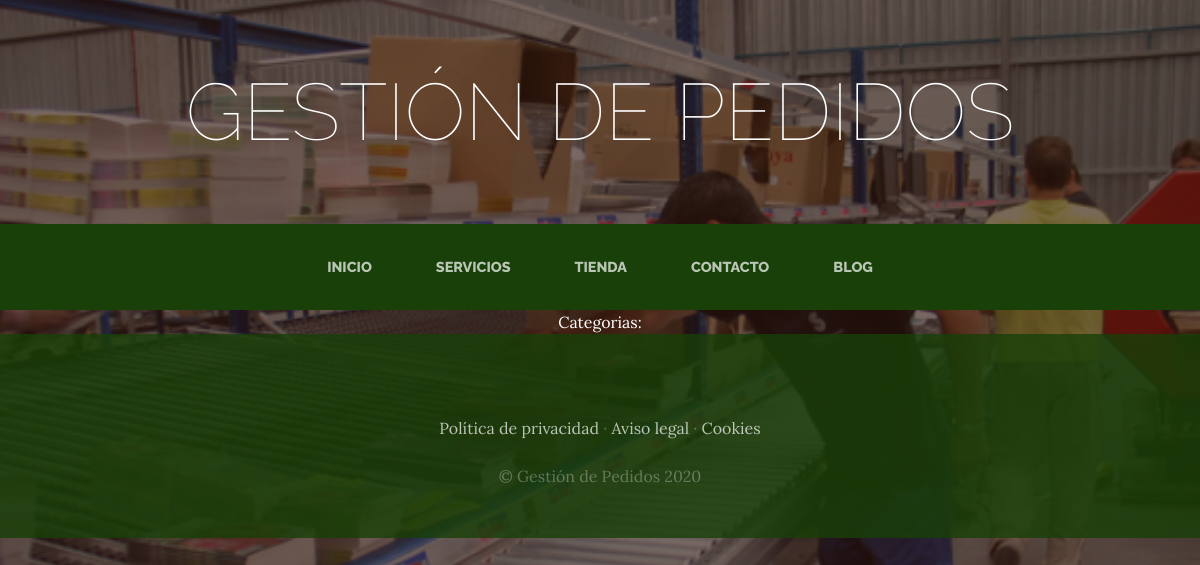
The page /blog on the database as committed earlier.
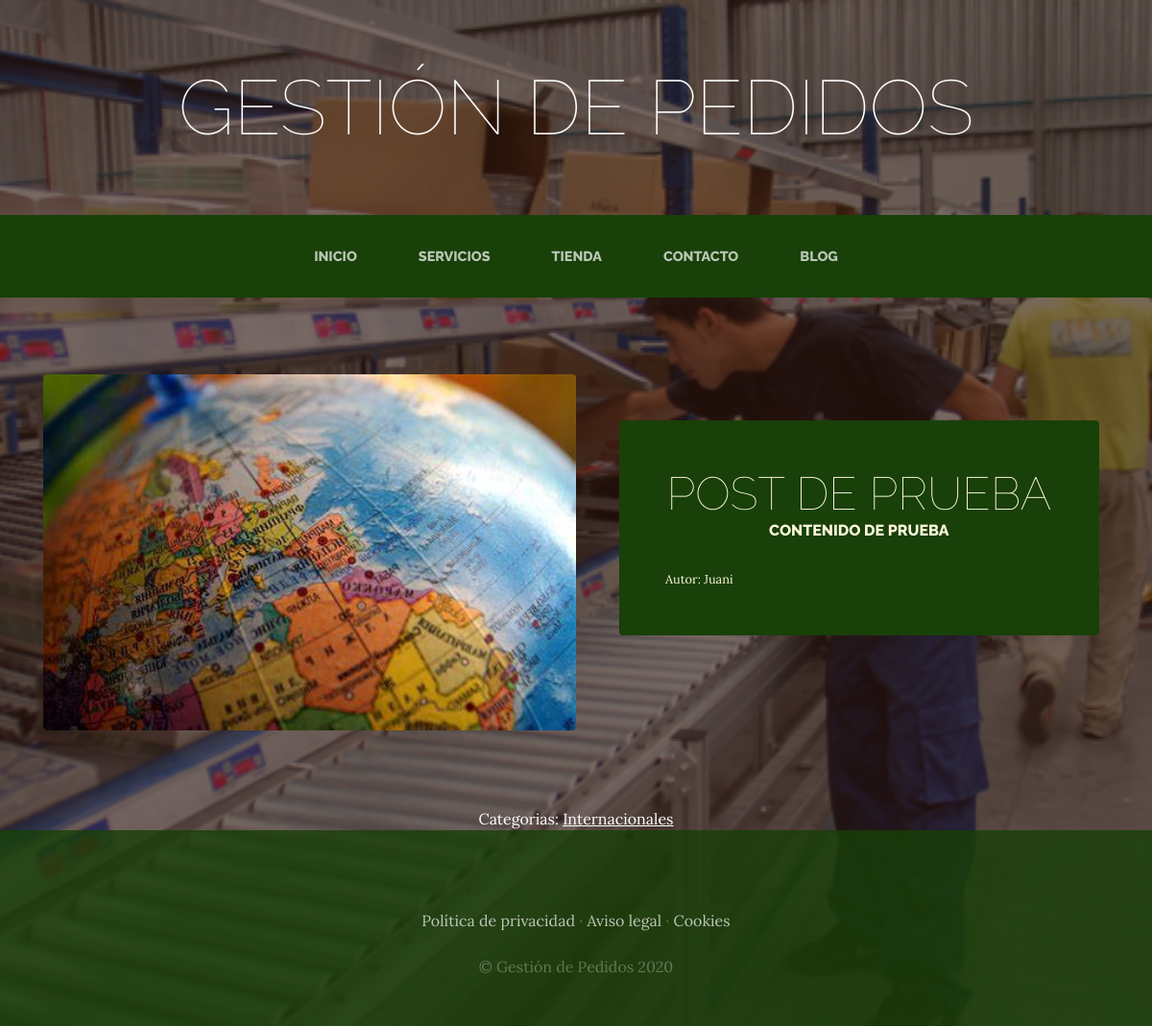
The same page on the database as committed later.
### blog/models.py (models this page shows, shortened)
class Post(models.Model):
    titulo=models.CharField(max_length=50)
    contenido=models.CharField(max_length=50)
    imagen=models.ImageField(upload_to='blog',null=True,blank=True)#dondelo sube, null y blank es para que la imagen sea opcional
    autor=models.ForeignKey(User,on_delete=models.CASCADE)#Para que cuando se elimine el usuario se eliminen en cascada todos los post que el mismo hizo
    categorias=models.ManyToManyField(Categoria)#Especificamos la relacion varios a varios que tiene post con categoria
    created=models.DateTimeField(auto_now_add=True)
    updated=models.DateTimeField(auto_now_add=True)
    class Meta:
        verbose_name='post'
        verbose_name_plural='posts'

class Categoria(models.Model):
    nombre=models.CharField(max_length=50)
    created=models.DateTimeField(auto_now_add=True)
    updated=models.DateTimeField(auto_now_add=True)
    class Meta:
        verbose_name='categoria'
        verbose_name_plural='categorias'

### blog/views.py (the view)
# urls.py: path('blog', include('blog.urls')),
def blog(request):
    posts=Post.objects.all()
    return render(request,'blog/blog.html',{"posts" : posts})

### blog/templates/blog/blog.html
{% extends "ProyectoWebApp/base.html" %}
{% load static %}
{% block content %}
    {% for post in posts %}
    <section class="page-section clearfix">
        <div class="container">
          <div class="intro">
            <img class="intro-img img-fluid mb-3 mb-lg-0 rounded" src="{{post.imagen.url}}" alt="" style="width:50%; ">
            <div class="intro-text left-0 text-center bg-faded p-5 rounded">
              <h2 class="section-heading mb-4" >
                <span class="section-heading-lower">{{post.titulo}}</span>
                <span class="section-heading-upper">{{post.contenido}}</span>
              </h2>
              <div style="text-align: left; font-size: 0.8em;">Autor: {{post.autor}}</div>
            </div>
          </div>
        </div>
      </section>
    {% endfor %}
    <section>
      <div style="width:75%;margin: auto; text-align: center; color: white;">
        Categorias:
        {% for post in posts %}
          {% for categoria in post.categorias.all %}
             <a href="{% url 'categoria' categoria.id %}" class="linksCategorias">{{categoria.nombre}}</a>
          {% endfor %}
        {% endfor %}
      </div>
    </section>
{% endblock %}

### ProyectoWebApp/templates/ProyectoWebApp/base.html (shortened to what this page needs)
<html>
<head>
    {% load static %}
    <link href="{% static 'ProyectoWebApp/vendor/bootstrap/css/bootstrap.min.css' %}" rel="stylesheet">
    <link href="{% static 'ProyectoWebApp/css/gestion.css' %}" rel="stylesheet">
</head>
<body>
    <h1 class="site-heading text-center text-white d-none d-lg-block">
        <span class="site-heading-lower">Gestión de Pedidos</span>
      </h1>
 <nav class="navbar navbar-expand-lg navbar-dark py-lg-4" id="mainNav">
    <div class="container">
      <div class="collapse navbar-collapse" id="navbarResponsive">
        <ul class="navbar-nav mx-auto">
          <li class="nav-item {% if request.path == '/' %} active {% endif %} px-lg-4">
            <a class="nav-link text-uppercase text-expanded" href="{% url 'Home' %}">Inicio</a>
          </li>
          <li class="nav-item {% if request.path == '/servicios/' %} active {% endif %} px-lg-4">
            <a class="nav-link text-uppercase text-expanded" href="{% url 'Servicios' %}">Servicios</a>
          </li>
          <li class="nav-item {% if request.path == '/tienda/' %} active {% endif %} px-lg-4">
            <a class="nav-link text-uppercase text-expanded" href="{% url 'Tienda' %}">Tienda</a>
          </li>
          <li class="nav-item {% if request.path == '/contacto/' %} active {% endif %} px-lg-4">
            <a class="nav-link text-uppercase text-expanded" href="{% url 'Contacto' %}">Contacto</a>
          </li>
          <li class="nav-item {% if request.path|slice:'6' == '/blog/' %} active {% endif %} px-lg-4">
            <a class="nav-link text-uppercase text-expanded" href="{% url 'Blog' %}">Blog</a>
          </li>
        </ul>
      </div>
    </div>
  </nav>
    {% block content %}
    {% endblock %}
    <footer class="footer text-faded text-center py-5">
      <div class="container">
        <p class="m-0 mbt">
        	<a href="sample.html" class="link">Política de privacidad</a> ·
        	<a href="sample.html" class="link">Aviso legal</a> ·
        	<a href="sample.html" class="link">Cookies</a>
		</p>
        <p class="m-0 mbt1">&copy; Gestión de Pedidos 2020</p>
      </div>
	</footer>
</body>
</html>

### ProyectoWebApp/static/ProyectoWebApp/css/gestion.css (style rules this page uses)
body { font-family: 'Lora'; background: linear-gradient(rgba(47, 23, 15, 0.65), rgba(47, 23, 15, 0.65)), url("../img/bg_main.jpg"); background-attachment: fixed; background-position: center; background-size: cover; }
h1, h2, h3, h4, h5, h6 { font-family: 'Raleway'; }
p { line-height: 1.75; }
.text-faded { color: rgba(255, 255, 255, 0.3); }
.site-heading { margin-top: 5rem; margin-bottom: 5rem; text-transform: uppercase; line-height: 1; font-family: 'Raleway'; }
.site-heading .site-heading-lower { font-size: 5rem; font-weight: 100; line-height: 4rem; }
.page-section { margin-top: 5rem; margin-bottom: 5rem; }
.section-heading { text-transform: uppercase; }
.section-heading .section-heading-upper { display: block; font-size: 1rem; font-weight: 800; padding-bottom:.5rem; }
.section-heading .section-heading-lower { display: block; font-size: 3rem; font-weight: 100; }
.bg-faded { background-color: rgba(255, 255, 255, 0.85); }
#mainNav { background-color: rgba(24, 64, 8); font-family: 'Raleway'; }
#mainNav .navbar-nav .nav-item .nav-link { color: rgba(255, 255, 255, 0.7); font-weight: 800; }
@media (min-width: 992px) { #mainNav .navbar-nav .nav-item .nav-link { font-size: 0.9rem; } }
.intro { position: relative; }
@media (min-width: 992px) { .intro .intro-img { width: 75%; float: left; } }
@media (min-width: 992px) { .intro .intro-text { left: 600; width: 60%; margin-top: 3rem; background-color: rgba(24, 64, 8); color: cornsilk; position: absolute; } }
@media (min-width: 1200px) { .intro .intro-text { width: 45%; } }
.footer { background-color: rgba(24, 64, 8, 0.8); }
.mbt { padding-top: 2rem; }
.mbt1 { padding-top: 1.25rem; }
a.link { color: rgba(255, 255, 255, 0.7); }
.linksCategorias { color: white !important; text-decoration: underline; }

Rows that differ between the two databases and show on the page:
added Post: imagen (picture), titulo "POST DE PRUEBA", contenido "CONTENIDO DE PRUEBA", autor "Juani"
added Categoria: nombre "Internacionales"
